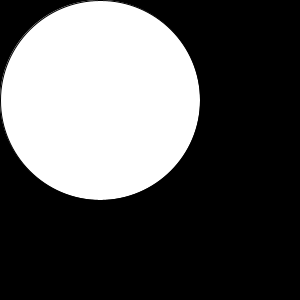
Frame 1 (no input)
Frame 60 (the mouse pressed at the canvas centre just before this capture): identical to frame 1, image omitted
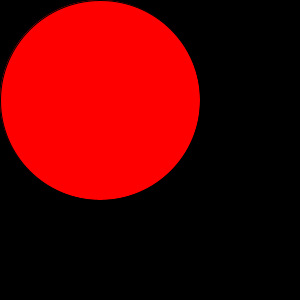
Frame 120 (the mouse held since frame 60 and released just before this capture)

The Processing sketch that drew these frames (run headless with seeded random() and noise(); from frame 60 on, the mouse is pressed at the canvas centre):

// Processing sketch: CircleCollision
// ── CircleCollision.pde
void setup () {
  size (300, 300);
}

void draw () {
  background (0, 0, 0);
  float x = 100, y = 100, r = 100;
  float dx = x - mouseX, dy = y - mouseY;
  if (dx*dx + dy*dy <= r*r) {
    fill(255, 0, 0);
  } else {
    fill (255, 255, 255);
  }
  ellipse(x, y, 2*y, 2*r);
}
